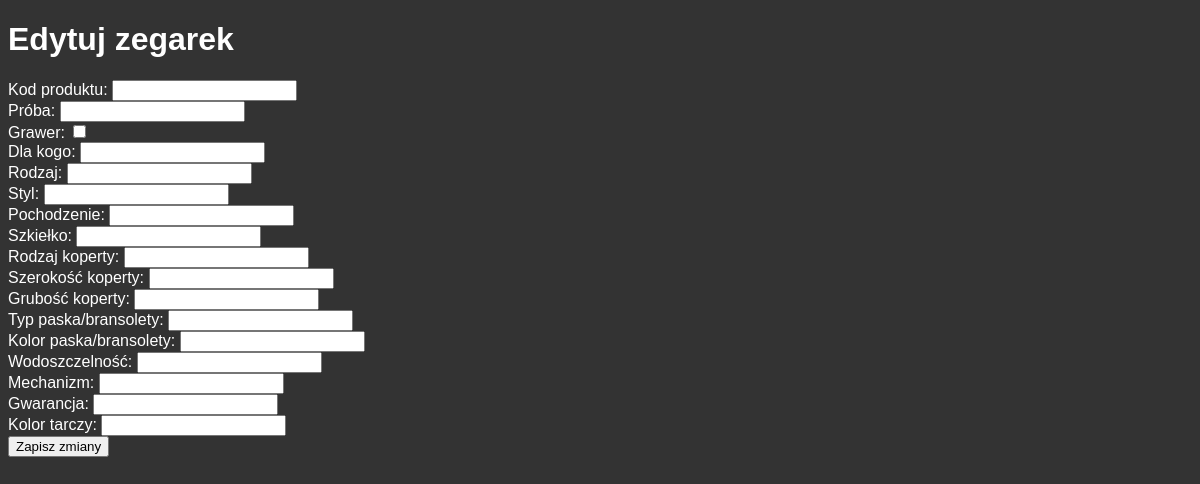
The page /edit_watch/ABC123 on the database as committed earlier.
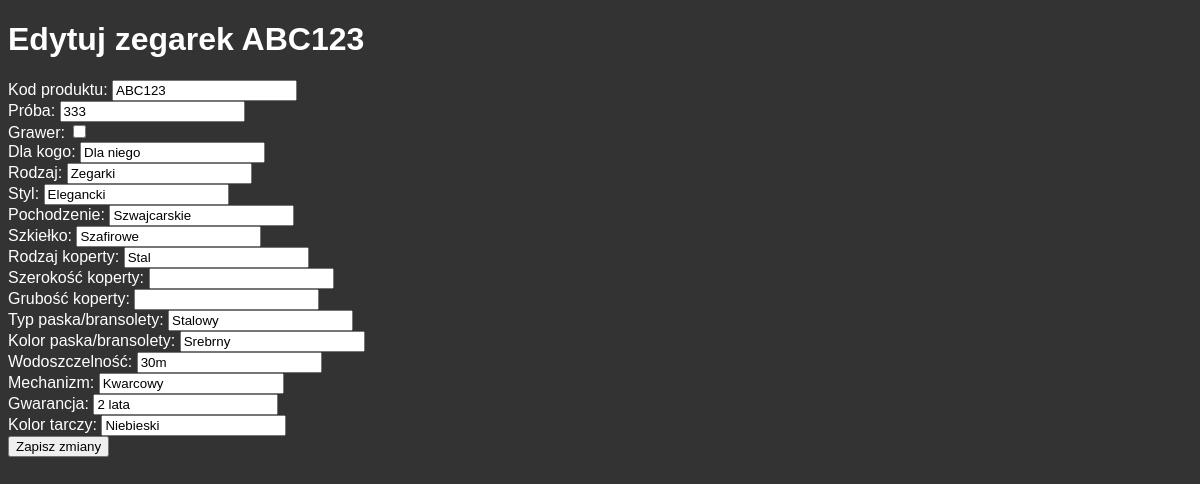
The same page on the database as committed later.
### watch.py (models this page shows)
class Watch(Base):
    __tablename__ = 'watches'
    kod_produktu = Column(String(50), primary_key=True)
    proba = Column(String(50))
    grawer = Column(Boolean)
    dla_kogo = Column(String(50))
    rodzaj = Column(String(50))
    styl = Column(String(50))
    pochodzenie = Column(String(50))
    szkielko = Column(String(50))
    rodzaj_koperty = Column(String(50))
    szerokosc_koperty = Column(String(50))
    grubosc_koperty = Column(String(50))
    typ_paska_bransolety = Column(String(50))
    kolor_paska_bransolety = Column(String(50))
    wodoszczelnosc = Column(String(50))
    mechanizm = Column(String(50))
    gwarancja = Column(String(50))
    kolor_tarczy = Column(String(50))

### app.py (the view)
@app.route('/edit_watch/<watch_id>', methods=['GET', 'POST'])
def edit_watch(watch_id):
    watch = Watch.query.get(watch_id)
    if request.method == 'POST':
        watch.kod_produktu = request.form.get('kod_produktu')
        watch.proba = request.form.get('proba')
        watch.grawer = bool(request.form.get('grawer'))
        db_session.commit()
        return redirect(url_for('watch', watch_id=watch_id))
    return render_template('edit_watch.html', watch=watch)

### templates/edit_watch.html (shortened to what this page needs)
<!DOCTYPE html>
<html lang="pl">
<html>
<head>
    <link rel="stylesheet" href="/static/styles.css">
</head>
<body>
    <h1>Edytuj zegarek {{ watch.kod_produktu }}</h1>
    <form action="/edit_watch/{{ watch.kod_produktu }}" method="post">
        <div>
            <label for="kod_produktu">Kod produktu:</label>
            <input type="text" id="kod_produktu" name="kod_produktu" value="{{ watch.kod_produktu }}" required>
        </div>
        <div>
            <label for="proba">Próba:</label>
            <input type="text" id="proba" name="proba" value="{{ watch.proba }}" required>
        </div>
        <div>
            <label for="grawer">Grawer:</label>
            <input type="checkbox" id="grawer" name="grawer" {% if watch.grawer %}checked{% endif %}>
        </div>
        <div>
            <label for="dla_kogo">Dla kogo:</label>
            <input type="text" id="dla_kogo" name="dla_kogo" value="{{ watch.dla_kogo }}" required>
        </div>
        <div>
            <label for="rodzaj">Rodzaj:</label>
            <input type="text" id="rodzaj" name="rodzaj" value="{{ watch.rodzaj }}" required>
        </div>
        <div>
            <label for="styl">Styl:</label>
            <input type="text" id="styl" name="styl" value="{{ watch.styl }}" required>
        </div>
        <div>
            <label for="pochodzenie">Pochodzenie:</label>
            <input type="text" id="pochodzenie" name="pochodzenie" value="{{ watch.pochodzenie }}" required>
        </div>
        <div>
            <label for="szkielko">Szkiełko:</label>
            <input type="text" id="szkielko" name="szkielko" value="{{ watch.szkielko }}" required>
        </div>
        <div>
            <label for="rodzaj_koperty">Rodzaj koperty:</label>
            <input type="text" id="rodzaj_koperty" name="rodzaj_koperty" value="{{ watch.rodzaj_koperty }}" required>
        </div>
        <div>
            <label for="szerokosc_koperty">Szerokość koperty:</label>
            <input type="number" id="szerokosc_koperty" name="szerokosc_koperty" value="{{ watch.szerokosc_koperty }}" required>
        </div>
        <div>
            <label for="grubosc_koperty">Grubość koperty:</label>
            <input type="number" id="grubosc_koperty" name="grubosc_koperty" value="{{ watch.grubosc_koperty }}" required>
        </div>
        <div>
            <label for="typ_paska_bransolety">Typ paska/bransolety:</label>
            <input type="text" id="typ_paska_bransolety" name="typ_paska_bransolety" value="{{ watch.typ_paska_bransolety }}" required>
        </div>
        <div>
            <label for="kolor_paska_bransolety">Kolor paska/bransolety:</label>
            <input type="text" id="kolor_paska_bransolety" name="kolor_paska_bransolety" value="{{ watch.kolor_paska_bransolety }}" required>
        </div>
        <div>
            <label for="wodoszczelnosc">Wodoszczelność:</label>
            <input type="text" id="wodoszczelnosc" name="wodoszczelnosc" value="{{ watch.wodoszczelnosc }}" required>
        </div>
        <div>
            <label for="mechanizm">Mechanizm:</label>
            <input type="text" id="mechanizm" name="mechanizm" value="{{ watch.mechanizm }}" required>
        </div>
        <div>
            <label for="gwarancja">Gwarancja:</label>
            <input type="text" id="gwarancja" name="gwarancja" value="{{ watch.gwarancja }}" required>
        </div>
        <div>
            <label for="kolor_tarczy">Kolor tarczy:</label>
            <input type="text" id="kolor_tarczy" name="kolor_tarczy" value="{{ watch.kolor_tarczy }}" required>
        </div>
        <div>
            <button type="submit">Zapisz zmiany</button>
        </div>
    </form>
</body>
</html>

Rows that differ between the two databases and show on the page:
added Watch: kod_produktu "ABC123", proba "333", dla_kogo "Dla niego", rodzaj "Zegarki", styl "Elegancki", pochodzenie "Szwajcarskie", szkielko "Szafirowe", rodzaj_koperty "Stal", typ_paska_bransolety "Stalowy", kolor_paska_bransolety "Srebrny", wodoszczelnosc "30m", mechanizm "Kwarcowy", gwarancja "2 lata", kolor_tarczy "Niebieski"
Other text that changed with them:
form field grawer: "☐" → (not shown)
